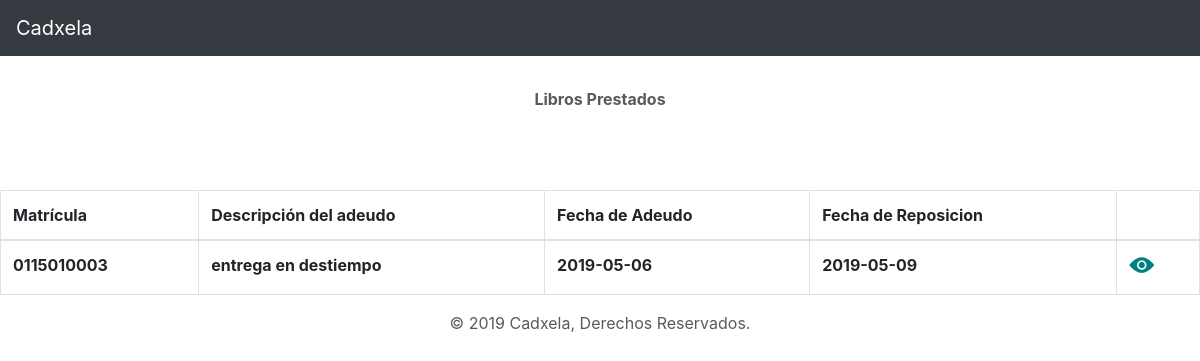
/index.php/adeudos, run on the app's committed database.
### tables this page shows
CREATE TABLE `adeudos` (
  `idadeudo` int(10) NOT NULL,
  `matricula` varchar(10) NOT NULL,
  `descripcionadeudo` varchar(200) NOT NULL,
  `fechaadeudo` date NOT NULL,
  `fechareposicion` date NOT NULL,
  `idlibro` int(10) NOT NULL
);

### application/controllers/Adeudos.php (called while the page is built, shortened)
<?php
class Adeudos extends CI_Controller{
	public function index(){
		$result=$this->db->get('adeudos');
		$data = array('consulta'=>$result);
		$this->load->view('headerfoop/header');
		$this->load->view('view_adeudos',$data);
		$this->load->view('headerfoop/foop');
	}
}

### index.php (called while the page is built, shortened)
<?php
require_once BASEPATH.'core/CodeIgniter.php';

### application/views/view_adeudos.php (the view, shortened to what this page needs)
 <header>
  <nav class="navbar navbar-expand-md navbar-dark fixed-top bg-dark">
    <a class="navbar-brand" href="#">Cadxela</a>
  </nav>
</header>
<div class="container p-4">
 <div class="row mt-2 justify-content-center">
  <label class="col-form-label font-weight-bold">Libros Prestados</label>
  <br>
</div>
</div>
<div class="row mt-5">
  <div class="col">
    <table class="table table-bordered">
      <thead>
        <tr>
          <th scope="col">Matrícula</th>
          <th scope="col">Descripción del adeudo</th>
          <th scope="col">Fecha de Adeudo</th>
          <th scope="col">Fecha de Reposicion</th>
        </tr>
      </thead>
      <?php
      foreach($consulta->result() as $fila){ ?>
       <tr>
        <th scope="col"><?= $fila->matricula;?></th>
        <th scope="col"><?= $fila->descripcionadeudo;?></th>
        <th scope="col"><?= $fila->fechaadeudo;?></th>
        <th scope="col"><?= $fila->fechareposicion?></th>
        <td>
          <div>
           <a class="icon-views"></a>
         </div>
       </td>
     </tr>
   <?php }
   ?>
 </table>
</div>
</div>

### rec/css/carousel.css (style rules this page uses)
body { padding-top: 3rem; padding-bottom: 3rem; color: #5a5a5a; }

### data on the page
adeudos: matricula "0115010003", descripcionadeudo "entrega en destiempo", fechaadeudo "2019-05-06", fechareposicion "2019-05-09"
